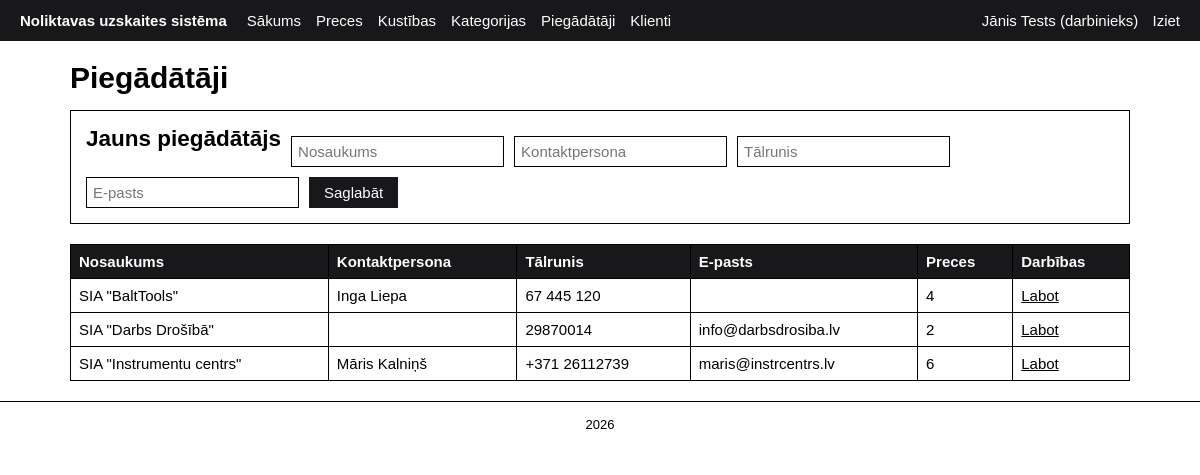
Page /suppliers.php (signed in) on the committed database.
### tables this page shows
CREATE TABLE piegadataji (
    id                INT AUTO_INCREMENT PRIMARY KEY,
    nosaukums         VARCHAR(150) NOT NULL,
    kontaktpersona    VARCHAR(100) NULL,
    talrunis          VARCHAR(30)  NULL,
    epasts            VARCHAR(100) NULL
);

### includes/functions.php (called while the page is built, shortened)
<?php
function e($text)
{
    return htmlspecialchars($text ?? '', ENT_QUOTES, 'UTF-8');
}

### suppliers.php (the view, shortened to what this page needs)
<?php
require_once 'includes/functions.php';
$edit_id = (int)($_GET['edit'] ?? 0);
$nosaukums = '';
$kontaktpersona = '';
$talrunis = '';
$epasts = '';
$suppliers = $pdo->query(
    'SELECT s.*, COUNT(p.id) AS preces_skaits
     FROM piegadataji s
     LEFT JOIN preces p on p.piegadatajs_id = s.id
     GROUP BY s.id
     ORDER BY s.nosaukums'
)->fetchAll();
require 'includes/header.php';
?>
<h1>Piegādātāji</h1>
<form method="post" class="card form-inline">
    <h2><?= $edit_id > 0 ? 'Labot piegādātāju' : 'Jauns piegādātājs' ?></h2>
    <input type="text" name="nosaukums" placeholder="Nosaukums" maxlength="150" value="<?= e($nosaukums) ?>" required>
    <input type="text" name="kontaktpersona" placeholder="Kontaktpersona" maxlength="100" value="<?= e($kontaktpersona) ?>">
    <input type="text" name="talrunis" placeholder="Tālrunis" maxlength="30" value="<?= e($talrunis) ?>">
    <input type="email" name="epasts" placeholder="E-pasts" maxlength="100" value="<?= e($epasts) ?>">
    <button type="submit" class="btn">Saglabāt</button>
</form>
<table>
    <tr><th>Nosaukums</th><th>Kontaktpersona</th><th>Tālrunis</th><th>E-pasts</th><th>Preces</th><th>Darbības</th></tr>
    <?php foreach ($suppliers as $s): ?>
        <tr>
            <td><?= e($s['nosaukums']) ?></td>
            <td><?= e($s['kontaktpersona']) ?></td>
            <td><?= e($s['talrunis']) ?></td>
            <td><?= e($s['epasts']) ?></td>
            <td><?= $s['preces_skaits'] ?></td>
            <td class="actions">
                <a href="suppliers.php?edit=<?= $s['id'] ?>">Labot</a>
            </td>
        </tr>
    <?php endforeach; ?>
</table>
<?php require 'includes/footer.php'; ?>

### assets/style.css (style rules this page uses)
:root { --accent: #18181b; --ok: #2e7d32; --ok-light: #e8f5e9; --err: #c62828; --err-light: #fdecea; }
* { box-sizing: border-box; }
body { margin: 0; font-family: Arial, Helvetica, sans-serif; font-size: 15px; background: #fff; color: #000; }
a { color: #000; }
h1, h2, h3 { margin: 0 0 15px; }
.card { border: 1px solid #000; padding: 15px; margin-bottom: 20px; }
table { width: 100%; border-collapse: collapse; }
th, td { border: 1px solid #000; padding: 8px; text-align: left; }
th { background: var(--accent); color: #fff; }
input, select, textarea { padding: 6px; border: 1px solid #000; background: #fff; color: #000; font: inherit; }
.form-inline, .filters { display: flex; flex-wrap: wrap; gap: 10px; align-items: flex-end; }
.actions { white-space: nowrap; }
.btn, button { display: inline-block; padding: 6px 14px; border: 1px solid var(--accent); background: var(--accent); color: #fff; font: inherit; text-decoration: none; cursor: pointer; }

### rows in the picture
piegadataji: nosaukums "SIA \"BaltTools\"", kontaktpersona "Inga Liepa", talrunis "67 445 120", preces_skaits "4"
piegadataji: nosaukums "SIA \"Darbs Drošībā\"", talrunis "29870014", epasts "info@darbsdrosiba.lv", preces_skaits "2"
piegadataji: nosaukums "SIA \"Instrumentu centrs\"", kontaktpersona "Māris Kalniņš", talrunis "+371 26112739", epasts "maris@instrcentrs.lv", preces_skaits "6"

### other values in the picture
$_SESSION['vards'] "Jānis Tests"
$_SESSION['loma'] "darbinieks"
